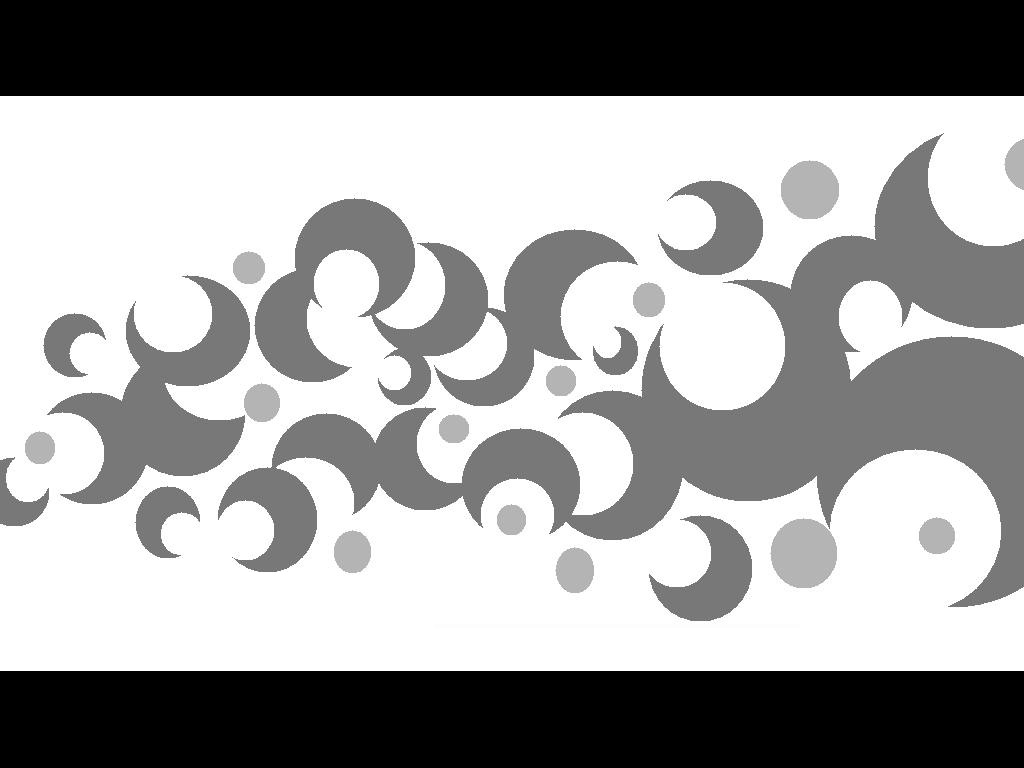
#> input picture tools/assets/rollinggirl/cover-rollingirl.jpg, 1024 x 768 px; its folder holds 4 pictures in this run; the run also reads 1 picture not shown here
$ python make_rollinggirl.py
#> lines starting #> are read from the running program, lines starting #| are printed output that depends on the picture
#!/usr/bin/env python3
"""Build the local "ローリンガール" introduction book.

The book is a personal, non-commercial introduction to wowaka's 2010
Vocaloid song "ローリンガール" (Rollin' Girl). Facts are taken from the Chinese
Wikipedia article and Moegirlpedia; the prose is original commentary and
contains no lyrics. All reader features are woven into the article:

  * EPUB 3 nav + EPUB 2 NCX, nested TOC, cover, series metadata
  * h1-h6, table, pre/code-style credits, lists, blockquote, hr, br
  * bold / italic / underline / strike / superscript / subscript
  * links, anchors, same-file / cross-file / icon-marker footnotes
  * ruby, drop caps, shaded info boxes, page breaks, display:none
  * PNG / JPEG / GIF / BMP artwork crops, mixed pages, image-only page
  * a CJK vertical-writing chapter

Run:  python tools/make_rollinggirl.py
"""
from __future__ import annotations

import io
import zipfile
from pathlib import Path

from PIL import Image, ImageDraw, ImageEnhance, ImageOps

ROOT = Path(__file__).resolve().parent.parent
ASSETS = ROOT / "tools" / "assets" / "rollinggirl"
OUT = ROOT / "tests" / "fixtures" / "epub" / "rollinggirl.epub"

CONTAINER = """<?xml version="1.0" encoding="UTF-8"?>
<container version="1.0" xmlns="urn:oasis:names:tc:opendocument:xmlns:container">
  <rootfiles>
    <rootfile full-path="OEBPS/content.opf" media-type="application/oebps-package+xml"/>
  </rootfiles>
</container>
"""

CSS = """
html, body { margin: 0; padding: 0; }
body { font-family: serif; font-size: 100%; line-height: 170%; }
p { margin-top: 0; margin-bottom: 0.7em; text-indent: 2em; text-align: justify; }
p.noindent { text-indent: 0; }
p.center { text-align: center; text-indent: 0; }
p.caption { text-align: center; text-indent: 0; font-size: 84%; color: #333333; }
p.subtitle { text-align: center; text-indent: 0; font-size: 112%; }
p.epigraph { text-indent: 0; text-align: center; font-size: 96%; }
h1 { font-size: 185%; font-weight: bold; text-align: center; margin: 0.7em 0 0.9em 0; text-indent: 0; }
h2 { font-size: 150%; font-weight: bold; margin: 1em 0 0.5em 0; text-indent: 0; }
h3 { font-size: 130%; font-weight: bold; margin: 0.8em 0 0.4em 0; text-indent: 0; }
h4 { font-size: 115%; font-weight: bold; margin: 0.6em 0 0.3em 0; text-indent: 0; }
h5 { font-size: 105%; font-weight: bold; margin: 0.5em 0 0.2em 0; text-indent: 0; }
h6 { font-size: 100%; font-weight: bold; margin: 0.4em 0 0.2em 0; text-indent: 0; }
blockquote { margin-left: 2.2em; margin-right: 2.2em; font-style: italic; }
pre { white-space: pre; font-family: monospace; font-size: 82%; margin-left: 1em; }
code { font-family: monospace; }
ul, ol { margin-left: 1.8em; }
li { margin-bottom: 0.25em; }
hr { margin: 1.2em 2em; }
table { margin-left: 1em; margin-bottom: 0.9em; }
th { font-weight: bold; }
caption { font-style: italic; font-size: 90%; }
.small { font-size: 82%; }
.bold { font-weight: bold; }
.italic { font-style: italic; }
.underline { text-decoration: underline; }
.strike { text-decoration: line-through; }
.hidden { display: none; }
.pb { page-break-before: always; }
.shaded { background-color: #eeeeee; border: 1px solid black; padding: 0.55em; margin: 0.8em 0; }
.dropcap::first-letter { initial-letter: 3; font-weight: bold; }
a { text-decoration: underline; }
"""

TITLE_BODY = """
<p class="subtitle">VOCALOID 名曲档案 · 01</p>
<h1>ローリンガール</h1>
<p class="subtitle">Rollin' Girl · 翻滚少女</p>
<p class="noindent center"><img src="../images/cover.jpg" alt="cover"/></p>
<p class="epigraph">再一次，是这首歌里最轻、也最沉的三个字。</p>
<p class="noindent center small">wowaka feat. 初音ミク · 2010</p>
"""

OVERVIEW_BODY = """
<h1>歌曲档案</h1>
<p class="dropcap">《ローリンガール》（Rollin' Girl，常译作《翻滚少女》）是日本 VOCALOID
制作人 wowaka 使用初音未来创作的歌曲，于 2010 年 2 月 14 日投稿至 Niconico 动画，
2017 年 9 月 5 日上传至 YouTube。歌曲时长 3 分 16 秒。</p>
<div class="shaded">
<p class="noindent"><span class="bold">ローリンガール / Rollin' Girl</span><br/>
演唱：初音未来（V<sub>2</sub>）<br/>
作词、作曲、插画：wowaka<br/>
投稿：2010 年 2 月 14 日（Niconico）<br/>
时长：3 分 16 秒</p>
</div>
<pre>title: ローリンガール
music: wowaka
illustration: wowaka
vocal: 初音ミク
length: 3:16</pre>
<h2 id="song-info">基本信息</h2>
<table>
  <caption>歌曲档案</caption>
  <tr><th>项目</th><th>内容</th></tr>
  <tr><td>日文标题</td><td>ローリンガール</td></tr>
  <tr><td>英文标题</td><td>Rollin' Girl</td></tr>
  <tr><td>中文通译</td><td>翻滚少女</td></tr>
  <tr><td>演唱</td><td>初音未来</td></tr>
  <tr><td>作词 / 作曲</td><td>wowaka</td></tr>
  <tr><td>插画</td><td>wowaka</td></tr>
  <tr><td>投稿日期</td><td>2010 年 2 月 14 日</td></tr>
</table>
<h3 id="upload">投稿</h3>
<p>本曲最初发表于 Niconico 动画，投稿者为 wowaka。根据中文维基百科的记录，
视频编号为 <code>sm9714351</code>；2017 年 9 月 5 日，官方版本被上传至 YouTube，
视频编号为 <code>vnw8zURAxkU</code>。两个版本的内容一致，后者为较晚建立的官方频道版本。</p>
<h4>标题的写法</h4>
<p>日文标题使用片假名“ローリンガール”，英文通常写作 <span class="italic">Rollin' Girl</span>。
中文语境里也有人把它译作《翻滚少女》或《滚动少女》，但这些都不是官方译名。
标题中的 <span class="underline">Rolling</span> 同时指向“滚动”和“不断重复”的动作，这一点与歌词的主题有关<a href="#note-1"><sup>1</sup></a>。</p>
<h5 id="author">作者</h5>
<p>wowaka（ヲワカ）是这首歌的作词、作曲与插画作者。他在 Vocaloid 场景中还有一个
更早使用的名义“現実逃避P”。2010 年前后，他一边以个人身份发表 Vocaloid 作品，
一边筹备后来的乐队 hitorie。</p>
<p class="noindent center"><img src="../images/author.jpg" alt="wowaka"/></p>
<p class="caption">wowaka</p>
<h6>同时期的作品</h6>
<p>2010 年，wowaka 还发表了《ワールズエンド・ダンスホール》（World's End Dancehall）。
这两首歌后来都被视为他的代表作，也经常被放在一起讨论。</p>
<p class="hidden">资料核对：投稿日期、收录信息与榜单数据以中文维基百科和萌娘百科的记载为准。</p>
<hr/>
<aside epub:type="footnote" id="note-1">注 1：本文的事实信息参考中文维基百科《Rollin Girl》条目与萌娘百科《ローリンガール》条目，
文字为原创整理，不包含歌词。</aside>
<p><a href="background.xhtml">下一章：2010 年的房间</a></p>
"""

BACKGROUND_BODY = """
<h1>2010 年的房间</h1>
<p class="dropcap">要理解《ローリンガール》，需要先回到 2010 年的 Vocaloid 场景。
那是一个投稿门槛很低的时期：一台电脑、一套音源、一个想法，就可以把歌传到网上。
wowaka 在 2009 年已经发表了多首作品，逐渐形成了自己的节奏感与旋律写法<a href="#note-2"><sup>2</sup></a>。</p>
<h2>之前的作品</h2>
<ul>
  <li>《グレーゾーンにて。》</li>
  <li>《テノヒラ》</li>
  <li>《ラインアート》</li>
  <li>《とおせんぼ》</li>
  <li>《僕のサイノウ》</li>
  <li>《裏表ラバーズ》</li>
  <li>《ずれていく》</li>
  <li>《積み木の人形》</li>
</ul>
<table>
  <caption>2009—2010 年的部分投稿</caption>
  <tr><th>年份</th><th>作品</th></tr>
  <tr><td>2009</td><td>グレーゾーンにて。 / テノヒラ / ラインアート</td></tr>
  <tr><td>2009</td><td>とおせんぼ / 僕のサイノウ / 裏表ラバーズ</td></tr>
  <tr><td>2009</td><td>ずれていく / 積み木の人形</td></tr>
  <tr><td>2010</td><td>ローリンガール</td></tr>
  <tr><td>2010</td><td>ワールズエンド・ダンスホール</td></tr>
</table>
<h3>声音的倾向</h3>
<p>wowaka 这一时期的作品普遍有较快的节奏和密集的歌词密度。人声被当成一件
可以不断加速的乐器，句子短、重复多，情绪在重复中逐渐堆高。
《ローリンガール》延续了这种写法，但主题比此前的作品更集中。</p>
<h4>“現実逃避P”</h4>
<p>“現実逃避P”是 wowaka 早期使用的名义之一。这个名义后来不再频繁出现，
但在 Vocaloid 爱好者的讨论中，仍然被用来指代他 2009 年前后的创作阶段。</p>
<blockquote>在一个所有人都可以投稿的房间里，真正让人记住的并不是技术，
而是一首歌里那股不肯停下来的劲。</blockquote>
<h5>从个人到乐队</h5>
<p>2011 年，wowaka 与贝斯手イガラシ、鼓手ゆーまお组成前身乐队；
2012 年シノダ加入，hitorie 的四人体制成形。Vocaloid 时期那种一个人完成全部环节的
工作方式，也在乐队里变成了另一种分工。</p>
<h6>一句补充</h6>
<p>本曲与《ワールズエンド・ダンスホール》的投稿时间只隔了几个月，
两首歌共享同一种高速、紧绷的气质，却走向了不同的情绪终点。</p>
<hr/>
<p>参考：<a href="https://zh.wikipedia.org/wiki/Rollin_Girl">中文维基百科：Rollin Girl</a> ·
<a href="https://zh.moegirl.org.cn/%E3%83%AD%E3%83%BC%E3%83%AA%E3%83%B3%E3%82%AC%E3%83%BC%E3%83%AB">萌娘百科：ローリンガール</a></p>
<aside epub:type="footnote" id="note-2">注 2：2009 年的作品列表与“現実逃避P”名义参考萌娘百科《ローリンガール》条目中的作品年表。</aside>
<p><a href="theme.xhtml">下一章：再一次</a></p>
"""

THEME_BODY = """
<h1>再一次</h1>
<p class="dropcap">《ローリンガール》的歌词围绕一个不断失败的少女展开。
她一次次说“再一次”，一次次重新开始，却始终没有抵达想去的方向。
歌名里的 Rolling 既指身体上的翻滚，也指这种循环：跌倒、爬起、再跌倒。</p>
<p>这首歌没有给出明确的结局。它停在一种悬而未决的状态里：
少女还在继续，听众却已经知道，所谓的“再一次”可能不会有终点。
这种留白让歌曲在听完之后仍然停在脑子里，而不是随着最后一个音符结束。</p>
<h2>重复</h2>
<p>重复是这首歌最显眼的结构。短句反复出现，旋律在相似的位置回到相似的音高，
像一个人在同一段路上来回走。重复并不等于停滞，它让情绪一点点累积，
直到听众开始分不清这是坚持还是消耗。</p>
<h3>失败</h3>
<p><ruby>失敗<rt>しっぱい</rt></ruby>是歌词里反复出现的词。少女并不掩饰自己的失败，
反而把它当成继续下去的理由。这种态度让歌曲避免了单纯的悲伤，
多了一层近乎固执的力气。</p>
<h4>留白</h4>
<p>歌曲没有解释少女为什么失败，也没有说明她最终去了哪里。
正是这些没有说出的部分，让不同的听众可以把自己的经历放进去。
有人在里面听见考试、工作，也有人听见一段没有结果的关系。</p>
<h5>标题</h5>
<p>“ローリンガール”这个标题本身就是一个矛盾：少女在 rolling，
但 rolling 也可以是被动的、失去控制的。她究竟是在向前，还是在原地打转，
歌曲没有回答。</p>
<h6>一点听感</h6>
<p>整首歌只有 3 分 16 秒，却几乎没有真正放松的段落。人声和伴奏一起往前推，
让“再一次”听起来既像请求，也像命令。<s>停下来</s>从来不是选项。</p>
<blockquote>这首歌最有力的地方，不是告诉听众“会好起来”，
而是承认“可能不会好起来”，然后仍然把下一句唱完。</blockquote>
<hr/>
<p>主题分析参考萌娘百科的歌词页与中文维基百科的介绍。
<a href="pv.xhtml">下一章：画面</a></p>
"""

PV_BODY = """
<h1>画面</h1>
<p class="dropcap">《ローリンガール》的官方插画由 wowaka 本人完成。
画面使用黑、白、灰三种颜色，圆月和弧线在画面里不断重复，
像一组没有起点也没有终点的轨道。它没有直接画出歌词里的少女，
却把“循环”的感觉留在了构图上。</p>
<p class="noindent center"><img src="../images/art.png" alt="Rollin Girl artwork"/></p>
<p class="caption">《ローリンガール》插画</p>
<p>画面中央的圆形与两侧不断重复的月牙形，构成了一个几乎可以无限延长的图案。
这也是这幅插画最常被截取、重绘和二次创作的部分。</p>
<p class="noindent center"><img src="../images/detail.jpg" alt="artwork detail"/></p>
<p class="caption">插画局部</p>
<h2>视频</h2>
<p>本曲在 Niconico 的投稿编号为 <code>sm9714351</code>，YouTube 官方版本编号为
<code>vnw8zURAxkU</code>。早期观众主要通过 Niconico 的投稿页面接触这首歌，
弹幕文化也让“再一次”这句重复的呼喊变成了集体记忆的一部分。</p>
<ul>
  <li><a href="https://www.nicovideo.jp/watch/sm9714351">Niconico：初音ミク オリジナル曲「ローリンガール」</a></li>
  <li><a href="https://www.youtube.com/watch?v=vnw8zURAxkU">YouTube：wowaka『ローリンガール』feat. 初音ミク</a></li>
</ul>
<h3>二次创作</h3>
<p>据萌娘百科记载，秋赤音曾为本曲制作 PV。除此之外，这首歌还有大量翻唱、
演奏与插画二次创作，并被收录进《初音未來 -名伶計畫- extend》等游戏。
同一段旋律在不同媒介里被反复重新解释，这本身也延续了歌曲“再一次”的主题<a href="notes.xhtml#ref-pv"><sup>3</sup></a>。</p>
<ol>
  <li>2010 年：Niconico 投稿</li>
  <li>2011 年：收录于《初音未來 -名伶計畫- extend》</li>
  <li>2017 年：YouTube 官方版本上传</li>
  <li>2023 年：Niconico 播放量突破一千万</li>
</ol>
<hr/>
<p><a href="records.xhtml">下一章：记录</a></p>
"""

RECORDS_BODY = """
<h1>记录</h1>
<p>《ローリンガール》在投稿后的十多年里一直被反复播放。
2023 年 2 月 4 日，它在 Niconico 动画的播放量突破一千万次，
成为“VOCALOID 神话曲”之一。据萌娘百科统计，它是第十二首达成这一数字的曲目，
也是 wowaka 的第二首神话曲。</p>
<table>
  <caption>主要时间点</caption>
  <tr><th>时间</th><th>事件</th></tr>
  <tr><td>2010 年 2 月 14 日</td><td>投稿至 Niconico 动画</td></tr>
  <tr><td>2010 年 3 月 3 日</td><td>收录于《EXIT TUNES PRESENTS Supernova 2》</td></tr>
  <tr><td>2010 年 5 月 19 日</td><td>收录于《EXIT TUNES PRESENTS Vocalogenesis feat.初音未來》</td></tr>
  <tr><td>2010 年 11 月 14 日</td><td>收录于迷你专辑《SEVEN GIRLS' DISCORD》</td></tr>
  <tr><td>2011 年 5 月 2 日</td><td>收录于专辑《Unhappy Refrain》</td></tr>
  <tr><td>2011 年 11 月 10 日</td><td>收录于游戏《初音未來 -名伶計畫- extend》</td></tr>
  <tr><td>2017 年 9 月 5 日</td><td>YouTube 官方版本上传</td></tr>
  <tr><td>2023 年 2 月 4 日</td><td>Niconico 播放量突破一千万</td></tr>
  <tr><td>2023 年 2 月 8 日</td><td>Billboard Japan“Niconico VOCALOID SONGS TOP 20”第二位</td></tr>
</table>
<ol>
  <li>第十二首 VOCALOID 神话曲。</li>
  <li>wowaka 的第二首神话曲，也使成为第三位拥有两首神话曲的 P 主。</li>
  <li>与《World is Mine》达成神话的时间相隔约 12 小时，是当时间隔最短的两首。</li>
  <li>据萌娘百科统计，本曲在 Niconico 的 VOCALOID 歌曲播放量中位列第七。</li>
</ol>
<p>2019 年 4 月 5 日，wowaka 因急性心力衰竭去世。此后的一周，
《ローリンガール》《ワールズエンド・ダンスホール》与《裏表ラバーズ》
一同进入 Billboard Japan Hot 100，分别位列第 42、39 与 40 位<a href="notes.xhtml#ref-record"><sup>4</sup></a>。</p>
<hr/>
<p>参考：<a href="https://zh.wikipedia.org/wiki/Rollin_Girl">中文维基百科：Rollin Girl</a> ·
<a href="https://zh.moegirl.org.cn/%E3%83%AD%E3%83%BC%E3%83%AA%E3%83%B3%E3%82%AC%E3%83%BC%E3%83%AB">萌娘百科：ローリンガール</a></p>
<p><a href="albums.xhtml">下一章：收录</a></p>
"""

ALBUMS_BODY = """
<h1>收录</h1>
<p>《ローリンガール》最初以单曲视频的形式出现，随后被收录进多张合辑与专辑。
它的传播路径很典型：先在 Niconico 被听见，再进入商业合辑，
最后成为游戏和现场演出里的常客。</p>
<table>
  <caption>主要收录</caption>
  <tr><th>载体</th><th>名称</th><th>时间</th></tr>
  <tr><td>合辑</td><td>EXIT TUNES PRESENTS Supernova 2</td><td>2010 年 3 月 3 日</td></tr>
  <tr><td>合辑</td><td>EXIT TUNES PRESENTS Vocalogenesis feat.初音未來</td><td>2010 年 5 月 19 日</td></tr>
  <tr><td>迷你专辑</td><td>SEVEN GIRLS' DISCORD</td><td>2010 年 11 月 14 日</td></tr>
  <tr><td>专辑</td><td>Unhappy Refrain</td><td>2011 年 5 月 2 日</td></tr>
  <tr><td>游戏</td><td>初音未來 -名伶計畫- extend</td><td>2011 年 11 月 10 日</td></tr>
</table>
<h2>专辑版本</h2>
<p>《Unhappy Refrain》是 wowaka 的第一张个人专辑，收录了包括本曲在内的多首作品。
专辑版本在保留原曲结构的同时，让整张唱片的情绪更完整：
《ローリンガール》不再是一首孤立的歌，而是整张专辑叙事的一部分。</p>
<h3>游戏收录</h3>
<p>在《初音未來 -名伶計畫- extend》中，本曲被改编为可游玩的节奏游戏曲目，
并配有新的 3D 演出。对很多没有经历过 2010 年 Niconico 投稿期的玩家来说，
这是他们第一次接触这首歌。</p>
<hr/>
<p>参考：<a href="https://zh.wikipedia.org/wiki/Rollin_Girl">中文维基百科：Rollin Girl</a></p>
<p><a href="gallery.xhtml">下一章：影像</a></p>
"""

GALLERY_BODY = """
<h1 class="pb">影像</h1>
<p class="dropcap">这首歌留下的画面并不多，但足够建立一个完整的世界：
黑白的月牙、重复的弧线、没有面孔的少女，以及一条似乎永远不会结束的轨道。
下面这些画面都取自同一幅官方插画，只是以不同的方式被截取、放慢和重新观看。</p>
<p class="noindent center"><img src="../images/art.png" alt="artwork"/></p>
<p class="caption">插画全图</p>
<p>画面没有明确的透视，也没有可以站稳的地面。圆形和月牙叠在一起，
让人很难判断哪里是起点、哪里是终点——这正是歌曲想表达的感觉。</p>
<p class="noindent center"><img src="../images/detail.jpg" alt="detail"/></p>
<p class="caption">局部：重复的月牙形</p>
<p>把画面放大之后，会发现每一道弧线的粗细和方向都不完全相同。
它们并不是机械复制，而是在重复中缓慢变化，像同一段旋律的许多次变奏。</p>
<p class="noindent center"><img src="../images/motion.gif" alt="animated artwork"/></p>
<p class="caption">两帧的动态处理</p>
<p>把插画做成两帧的轻微明暗变化，是为了模拟旧式动画里那种呼吸般的闪动。
它不改变画面内容，只让静止的图案多了一点时间感。</p>
<p class="noindent center"><img src="../images/texture.bmp" alt="texture"/></p>
<p class="caption">局部：黑白灰的层次</p>
<p>最后是一张竖长的画面：月牙从上方一直延伸到页底，像一条被拉长的轨道。</p>
<p class="noindent center"><img src="../images/tall.png" alt="tall artwork"/></p>
<p class="noindent center">插画的来源与使用说明，见书末<a href="notes.xhtml#ref-art"><img src="../images/icon.png" alt="注"/></a>。</p>
"""

VERTICAL_BODY = """
<h1>竖排：再一次的方向</h1>
<p>文字从上往下，行从右往左。这样的阅读方向和这首歌的节奏正好相反：
歌一直在往前赶，阅读却要求人慢下来。</p>
<p>「再一次」在歌里出现了很多次。每一次都比上一次更用力，
也更像一句没有出口的话。竖排把这些字排成一列，
它们之间的距离忽然变得很清楚。</p>
<p><ruby>転<rt>ころ</rt></ruby>がる、<ruby>失敗<rt>しっぱい</rt></ruby>する、
また<ruby>起<rt>お</rt></ruby>きる。这些动作在横排里是连续的，
在竖排里却像一格一格的停顿。</p>
<p>也许这首歌真正想说的，不是“一定会成功”，
而是“即使不会成功，也还可以再来一次”。</p>
"""

NOTES_BODY = """
<h1>资料与图片</h1>
<h2>注释</h2>
<aside epub:type="footnote" id="ref-art">注 6：本册使用的《ローリンガール》插画与 wowaka 街拍来自网络公开资料，
仅用于个人阅读与非商业介绍；著作权归原权利人所有。请勿公开传播本册或图片。</aside>
<aside epub:type="footnote" id="ref-pv">注 3：秋赤音 PV、游戏收录等信息参考萌娘百科《ローリンガール》条目；二次创作数量众多，未能尽录。</aside>
<aside epub:type="footnote" id="ref-record">注 4：Billboard Japan 的数据参考中文维基百科条目所引用的 2019 年 4 月 22 日 Hot 100 榜单。</aside>
<h2>文字资料</h2>
<ul class="small">
  <li><a href="https://zh.wikipedia.org/wiki/Rollin_Girl">中文维基百科：Rollin Girl</a></li>
  <li><a href="https://zh.moegirl.org.cn/%E3%83%AD%E3%83%BC%E3%83%AA%E3%83%B3%E3%82%AC%E3%83%BC%E3%83%AB">萌娘百科：ローリンガール</a></li>
  <li><a href="https://www.nicovideo.jp/watch/sm9714351">Niconico：初音ミク オリジナル曲「ローリンガール」</a></li>
  <li><a href="https://www.youtube.com/watch?v=vnw8zURAxkU">YouTube：wowaka『ローリンガール』feat. 初音ミク</a></li>
</ul>
<h2>图片与声明</h2>
<p class="small">本册为个人编辑的非官方读物，仅供个人阅读，不用于商业传播。
文字为原创整理，不包含歌词；插画与人物照片的著作权归原权利人所有。</p>
"""


def _load(name: str) -> Image.Image:
#> called with name = 'cover-rollingirl.jpg'
    return Image.open(ASSETS / name).convert("RGB")
#> returned value is the input picture: PIL image 1024x768 RGB; min 0, max 255, mean 160.2


def _cover() -> bytes:
    art = _load("cover-rollingirl.jpg")
    canvas = Image.new("RGB", (600, 900), (12, 12, 14))
    fitted = ImageOps.fit(art, (600, 450), method=Image.Resampling.LANCZOS)
    canvas.paste(fitted, (0, 225))
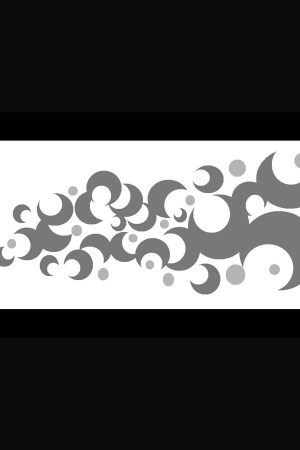
#> canvas: PIL image 600x900 RGB (shown at 1/2 size); mean R, G, B 86.1, 86.1, 87.1
    d = ImageDraw.Draw(canvas)
    d.rectangle((24, 24, 575, 875), outline=(235, 235, 235), width=1)
    buf = io.BytesIO()
    canvas.save(buf, format="JPEG", quality=90)
    return buf.getvalue()


def _art_png() -> bytes:
    im = ImageOps.fit(_load("cover-rollingirl.jpg"), (1200, 900), method=Image.Resampling.LANCZOS)
    buf = io.BytesIO()
    im.save(buf, format="PNG", optimize=True)
    return buf.getvalue()


def _detail_jpg() -> bytes:
    im = ImageOps.fit(_load("cover-rollingirl.jpg"), (800, 600), method=Image.Resampling.LANCZOS)
#> im: PIL image 800x600 RGB
    im = im.crop((100, 120, 700, 480)).resize((800, 600), Image.Resampling.LANCZOS)
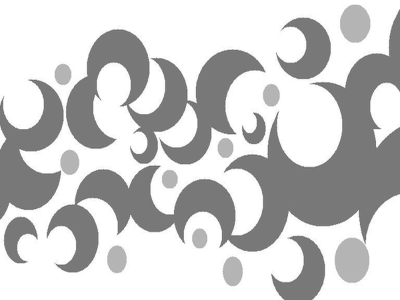
#> im: PIL image 800x600 RGB (shown at 1/2 size); min 81, max 255, mean 202.9
    buf = io.BytesIO()
    im.save(buf, format="JPEG", quality=88)
    return buf.getvalue()


def _motion_gif() -> bytes:
    art = ImageOps.fit(_load("cover-rollingirl.jpg"), (800, 600), method=Image.Resampling.LANCZOS)
    dark = ImageEnhance.Brightness(art).enhance(0.72)
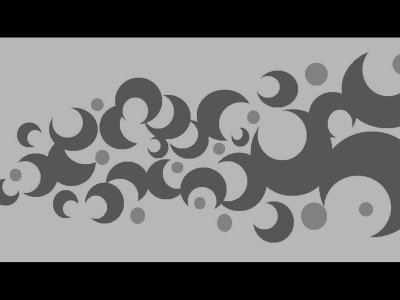
#> dark: PIL image 800x600 RGB (shown at 1/2 size); min 0, max 183, mean 114.9
    frames = [art.convert("P", palette=Image.Palette.ADAPTIVE, colors=96),
              dark.convert("P", palette=Image.Palette.ADAPTIVE, colors=96)]
    buf = io.BytesIO()
    frames[0].save(buf, format="GIF", save_all=True, append_images=frames[1:],
                   duration=600, loop=0)
    return buf.getvalue()


def _texture_bmp() -> bytes:
    art = ImageOps.fit(_load("cover-rollingirl.jpg"), (800, 600), method=Image.Resampling.LANCZOS)
    im = art.crop((100, 0, 900, 600))
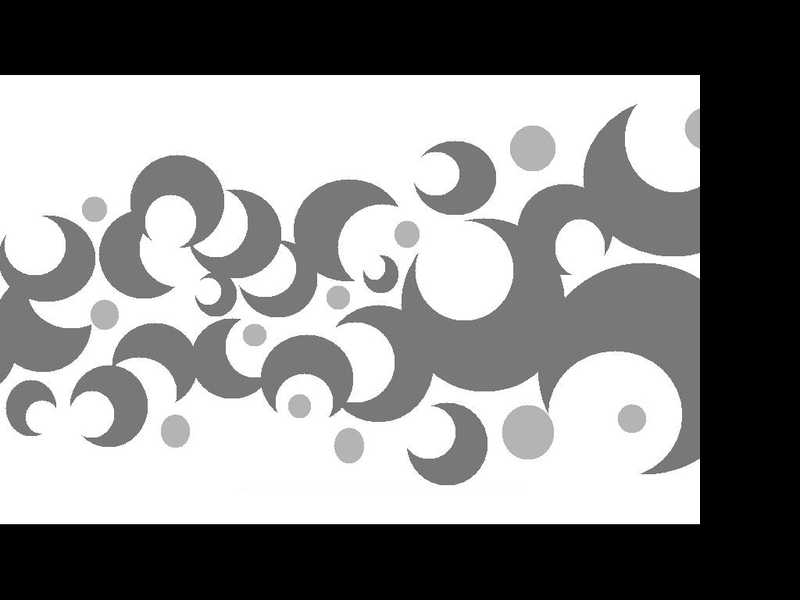
#> im: PIL image 800x600 RGB; min 0, max 255, mean 137.7
    buf = io.BytesIO()
    im.save(buf, format="BMP")
    return buf.getvalue()


def _tall_png() -> bytes:
    art = _load("cover-rollingirl.jpg")
    slice_ = art.crop((320, 0, 704, 768))
    tall = slice_.resize((800, 2048), Image.Resampling.LANCZOS)
#> (the rest of the program and of its run is left out)
